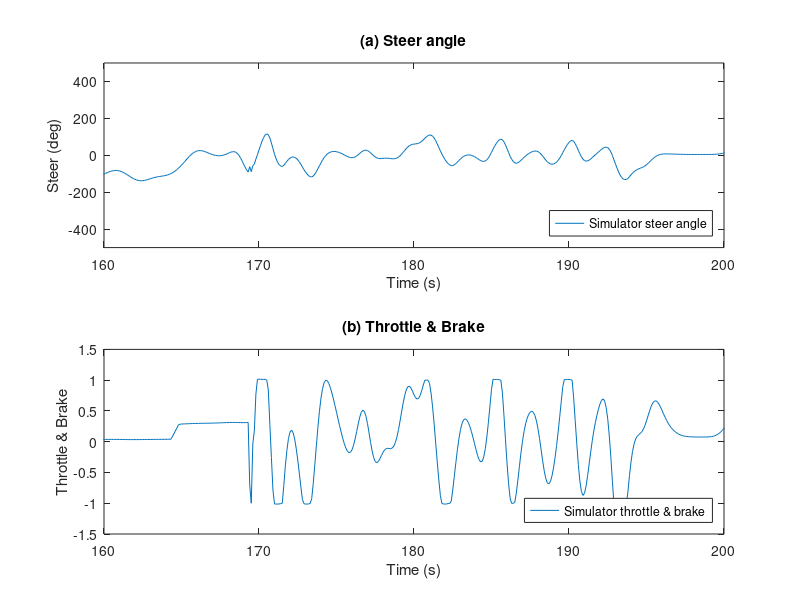
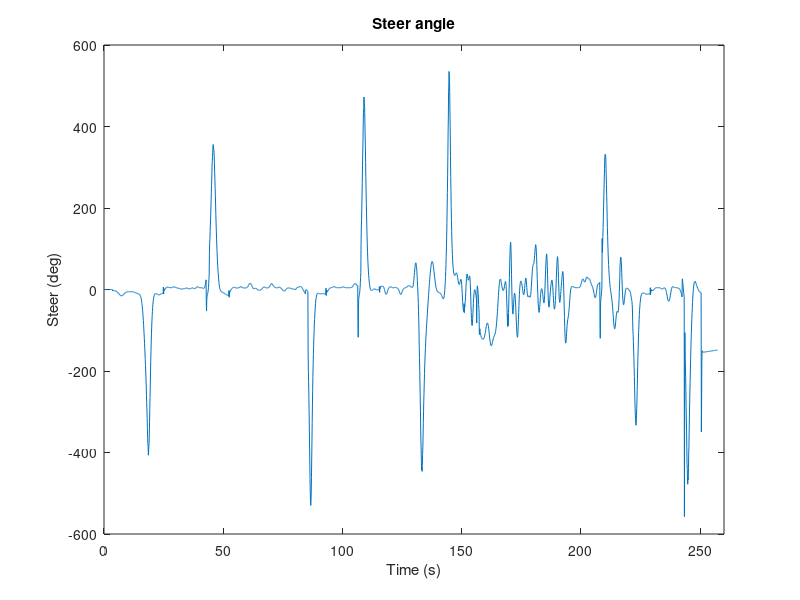
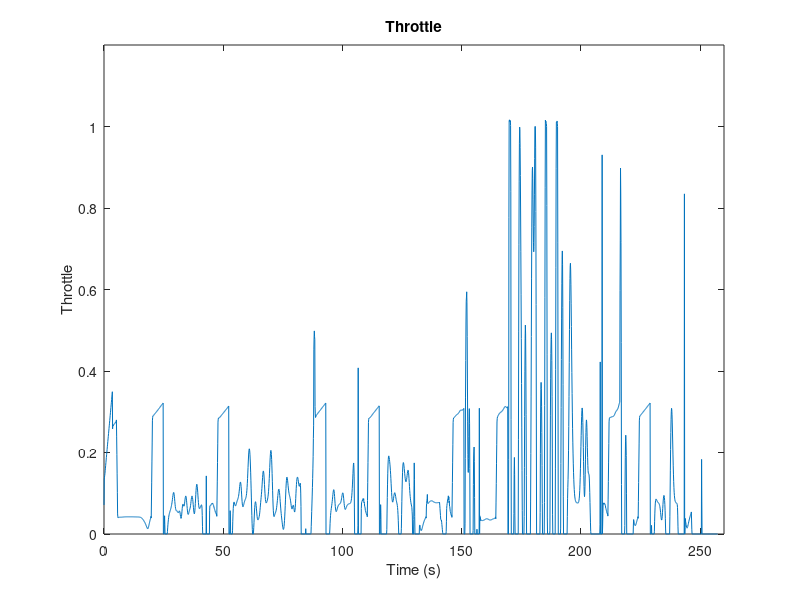
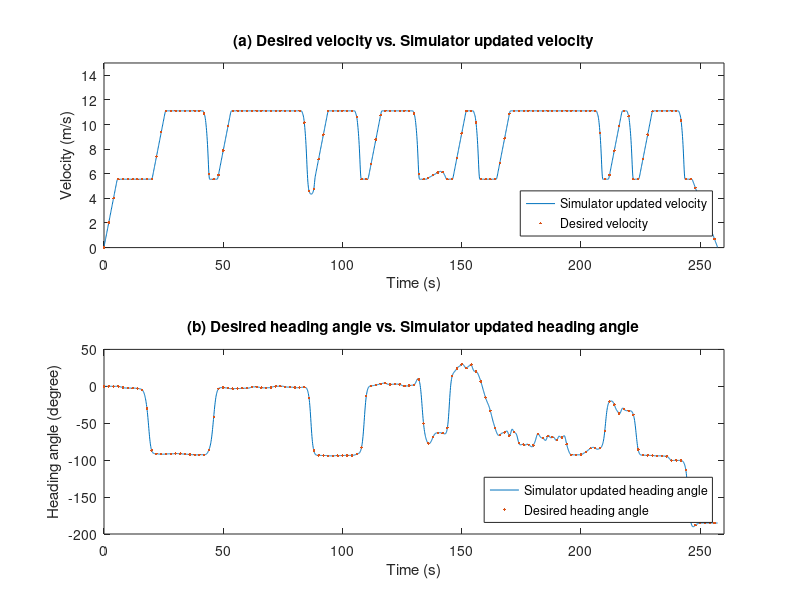

Source code (MATLAB) for these figures, in order: (Note: this script raises an error after producing the figures.)
clc;clear; close all;
load ex3ndata;
load rot_Ex5-3;
XYplot=XYplot*MR;
XYplot_sim1=XYplot_sim1*MR;
%% Diagram
figure();
subplot(2,1,1);
plot(t_sim,U2(:,1)*180/pi);%hold on; plot(t_sim, U_ideal(:,1)*180/pi,'-.','LineWidth', 0.5)
title('(a) Steer angle'); xlabel('Time (s)'); ylabel('Steer (deg)');ylim([-500  500]);xlim([160 200]);
%axis([160 ,200 ,-500, 500])
legend('Simulator steer angle','Desired steer angle','location','southeast');
subplot(2,1,2) 
plot(t_sim,Acceleration1-Brake1);%hold on; plot (t_sim, Accelcmd,'-.');
title('(b) Throttle & Brake'); xlabel('Time (s)'); ylabel('Throttle & Brake');ylim([-1.5 1.5]);xlim([160 200]);
% subplot(3,1,3) 
% plot(t_sim,Brake1); title('Brake'); xlabel('Time (s)'); ylabel('Brake');ylim([0 1]);
legend('Simulator throttle & brake','Desired throttle & brake','location','southeast');

figure();
plot(t_sim,Steer1*180/pi); title('Steer angle'); xlabel('Time (s)'); ylabel('Steer (deg)');%ylim([-10*180/pi  10*180/pi]);
xlim([0 260]);

figure();
plot(t_sim,Acceleration1);title('Throttle'); xlabel('Time (s)'); ylabel('Throttle');ylim([0 1.2]);
xlim([0 260]);

% figure();
% subplot(2,1,1);
% plot(t_sim,U(:,1)*180/pi); hold on; plot(t_sim(:,1:end),U_ideal(:,1)*180/pi,'-.');
% title('Steer angle'); xlabel('Time (s)'); ylabel('Steer angle (deg)');%ylim([-3*180/pi  5.2*180/pi]);
% legend('Vehicle steer angle','Desired steer angle','location','southeast');
% subplot(2,1,2);
% plot(t_sim,U(:,2)); hold on; plot(t_sim(:,1:end-T_delay/Ts),U_ideal(:,2),'-.'); 
% title('Throttle & Brake'); xlabel('Time (s)'); ylabel('Throttle & Brake');%ylim([-0.6 1.2]);
% legend('Vehicle Throttle/brake','Desired Throttle/brake','location','southeast');

% for i=1:3101
%     if U1(i,3)<0.1
%         U1(i,3)=0;
%     end
% end
% figure();
% subplot(3,1,1);
% plot(t_sim,U(:,1)*180/pi); title('Steer angle'); xlabel('Time (s)'); ylabel('Steer (deg)');ylim([-3*180/pi  5.2*180/pi]);
% subplot(3,1,2) 
% plot(t_sim,U(:,2));title('Throttle'); xlabel('Time (s)'); ylabel('Throttle');ylim([0 1.2]);
% subplot(3,1,3) 
% plot(t_sim,U(:,3)); title('Brake'); xlabel('Time (s)'); ylabel('Brake');ylim([0 1]);

clear Desired_Heading_angle Desired_Velocity
Sample_N = 20;
for i = 1:fix(length(t_sim)/Sample_N)+1
    t_sample(i,:) = t_sim(:,1 + (i-1)*Sample_N);
    Desired_Velocity(i,:) = Velocity(1 + (i-1)*Sample_N,1);
    Desired_Heading_angle(i,:) = Yaw(1 + (i-1)*Sample_N,1);
end

figure();
subplot(2,1,1);
plot(t_sim, Y1(:,1)); hold on; plot(t_sample,Desired_Velocity,'.','LineWidth', 0.6)
title('(a) Desired velocity vs. Simulator updated velocity'); xlabel('Time (s)');ylabel('Velocity (m/s)');xlim([0 260]);
ylim([0 15]);
legend('Simulator updated velocity','Desired velocity','location','southeast')
subplot(2,1,2);
plot(t_sim, Y1(:,2)*180/pi); hold on; plot(t_sample,Desired_Heading_angle*180/pi,'.','LineWidth', 0.6);xlim([0 260]);
title('(b) Desired heading angle vs. Simulator updated heading angle'); xlabel('Time (s)');ylabel('Heading angle (degree)');
legend('Simulator updated heading angle','Desired heading angle','location','southeast');%ylim([-100 100]);

figure();
plot(t_sim, Y1(:,1));hold on; plot(t_sim,Velocity_updated(:,1),'.-.')
xlabel('Time (s)');ylabel('Velocity (m/s)');xlim([0 260]);
legend('Simulator updated velocity','Desired velocity','location','southeast')
title('Desired velocity vs. Simulator updated velocity');

figure();
subplot(2,1,1);
plot(t_sim, Y1(:,1)); hold on; plot(t_sample,Desired_Velocity,'.','LineWidth', 0.6)
xlabel('Time (s)');ylabel('Velocity (m/s)');%xlim([0 260]);
ylim([0 15]);xlim([0 260]);
legend('Simulator velocity','Desired velocity','location','southeast')
title('(a) Desired velocity vs. Simulator velocity');
subplot(2,1,2);
plot(t_sim, Y1(:,2)*180/pi); hold on; plot(t_sample,Desired_Heading_angle*180/pi,'.','LineWidth', 0.6);xlim([0 260]);
legend('Simulator heading angle','Desired heading angle','location','southeast');%ylim([-100 100]);
xlabel('Time (s)');ylabel('Heading angle (degree)');
title('(b) Desired heading angle vs. Simulator heading angle');


clear XYplot_s XYplot_sim_s
Sample_N = 10;
for i = 1:fix(length(t_sim)/Sample_N)
    XYplot_s(i,:) = XYplot(1 + (i)*Sample_N,:);
    XYplot_sim_s(i,:) = XYplot_sim1(1 + (i)*Sample_N,:);
end
A=80; B=160;
figure();
plot(XYplot_s(:,2),XYplot_s(:,1),'r .-.');
hold on;
plot(XYplot_sim1(:,2),XYplot_sim1(:,1),'b');% xlim([-2 2]);
title('Paths');xlabel('Y (m)'); ylabel('X (m)');
legend('Desired path', 'Simulator path','location','southwest');

figure();
plot(XYplot_s(:,2),XYplot_s(:,1),'r x');
hold on;
plot(XYplot_sim1(:,2),XYplot_sim1(:,1),'b ');
plot(XYplot_s(A,2),XYplot_s(A,1),'* k');
title('Paths @ A');xlabel('Y (m)'); ylabel('X (m)');
ylim([XYplot_s(A,1)-0.005, XYplot_s(A,1)+0.005]);xlim([XYplot_s(A,2)-0.005, XYplot_s(A,2)+0.005]);
legend('Desired path', 'Simulator path','location','southwest');

figure();
plot(XYplot_s(:,2),XYplot_s(:,1),'r x');
hold on;
plot(XYplot_sim1(:,2),XYplot_sim1(:,1),'b ');
plot(XYplot_s(B,2),XYplot_s(B,1),'* k');
title('Paths @ B');xlabel('Y (m)'); ylabel('X (m)');
ylim([XYplot_s(B,1)-0.005, XYplot_s(B,1)+0.005]);xlim([XYplot_s(B,2)-0.005, XYplot_s(B,2)+0.005]);
legend('Desired path', 'Simulator path','location','southwest');
% 
figure();
plot(XYplot(:,2),XYplot(:,1),'r -.');
hold on;
plot(XYplot_sim1(:,2),XYplot_sim1(:,1),'b ');
plot(XYplot(end,2),XYplot(end,1),'* k');
title('Paths @ C');xlabel('Y (m)'); ylabel('X (m)');
ylim([XYplot(end,1)-0.05, XYplot(end,1)+0.05]);xlim([XYplot(end,2)-0.05, XYplot(end,2)+0.05]);
legend('Desired path', 'Simulator path','location','southwest');

figure();
subplot(2,1,1);
plot(t_sim, Y1(:,1)-Velocity(:,1));
title('(a) Simulator velocity-desired velocity');
xlabel('Time(s)');ylabel('Error (m/s)');xlim([0 260]);
subplot(2,1,2);
plot(t_sim, (Y1(:,2)-Yaw(:,1))*180/pi);ylim([-5 5])
title('(b) Simulator heading angel error-desired heading angle');
xlabel('Time (s)');ylabel('Error (degree)');xlim([0 260])

for i=1:length(XYplot)
    XYplotpoint(i,:)=((XYplot(i,1)-XYplot_sim1(i,1))^2+(XYplot(i,2)-XYplot_sim1(i,2))^2)^0.5;
end
figure();
plot(t_sim, (XYplotpoint*100),'k ');xlim([0 260])
xlabel('Time (s)');ylabel('Error (cm)');
title('Trajectory-tracking error in distance');

figure();
plot(t_sim, abs(XYplot(:,1)-XYplot_sim1(:,1))*100,'k ');xlim([0 260])
xlabel('Time (s)');ylabel('Error (cm)');
title('Trajectory-tracking error in X-axis');

figure();
plot(t_sim, abs(XYplot(:,2)-XYplot_sim1(:,2))*100,'k ');xlim([0 260])
xlabel('Time (s)');ylabel('Error (cm)');
title('Trajectory-tracking error in Y-axis');

[Nearst_XY,distance,t] = distance2curve(XYplot,XYplot_sim1,'linear');
% plot(XYplot(:,2),XYplot(:,1),'k-o',XYplot_sim(:,2),XYplot_sim(:,1),'r*')
% hold on
% plot(Nearst_XY(:,2),Nearst_XY(:,1),'g*')

PathX_error = XYplot_sim1(:,1)-Nearst_XY(:,1);
PathY_error = XYplot_sim1(:,2)-Nearst_XY(:,2);
Near_distance_error = sqrt(PathX_error.^2+PathY_error.^2);
figure();
plot(t_sim,(Near_distance_error*100),'k ');xlim([0 260]);
title('Path-tracking error in distance');
xlabel('Time (s)');ylabel('Error (cm)');%ylim([0 3]);

clear XYplot_s XYplot_sim_s
Sample_N = 10;
for i = 1:fix(length(t_sim)/Sample_N)
    XYplot_s(i,:) = XYplot(1 + (i)*Sample_N,:);
    XYplot_sim_s(i,:) = XYplot_sim1(1 + (i)*Sample_N,:);
end

A =80; B =160;
figure();
plot(XYplot_s(:,2),XYplot_s(:,1),'r .-.');
hold on;
plot(XYplot_sim1(:,2),XYplot_sim1(:,1),'b');
plot(XYplot_s(A,2),XYplot_s(A,1),'* k');text(466.8,200.1,'A'); %-268.8,437.6  -472,450 62.75,332.8
plot(XYplot_s(B,2),XYplot_s(B,1),'* k');text(920.6,364.1,'B'); %-485.8,869.1  -1333,650  185,243.2
plot(XYplot_s(end,2),XYplot_s(end,1),'* k');text(1102,1114,'C'); %-1238,1000  -1750,1127  -173,320
title('Paths');xlabel('Y (m)'); ylabel('X (m)');
legend('Desired path', 'Simulator path','location','southwest');

figure();
plot(t_sim, Lambda(:,2) , 'k');
title('Lambda'); ylabel('\lambda_s_i_m_u_2(\itkT)'); xlabel('Time (s)')